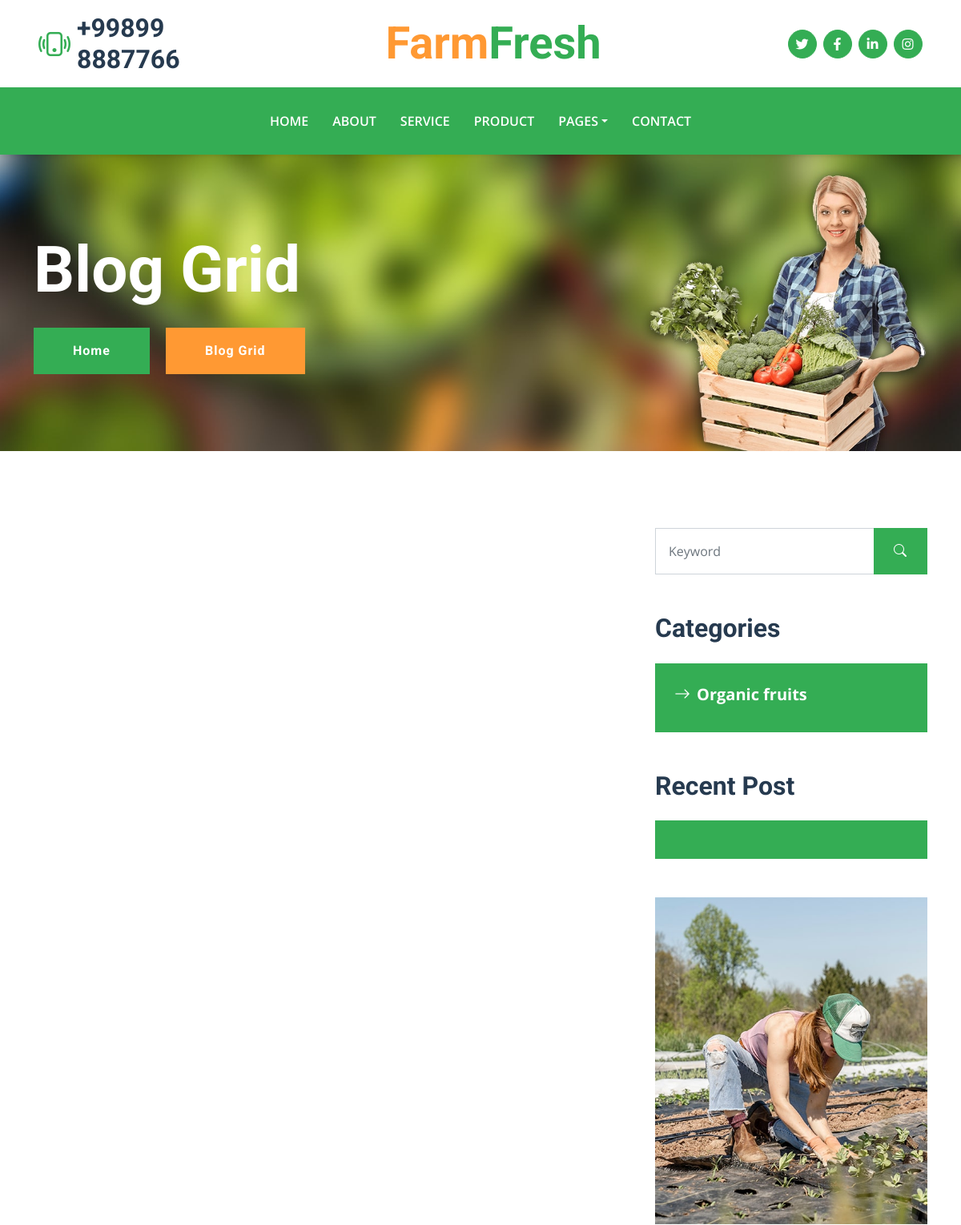
The app's page /detail/ (upper part), older data.
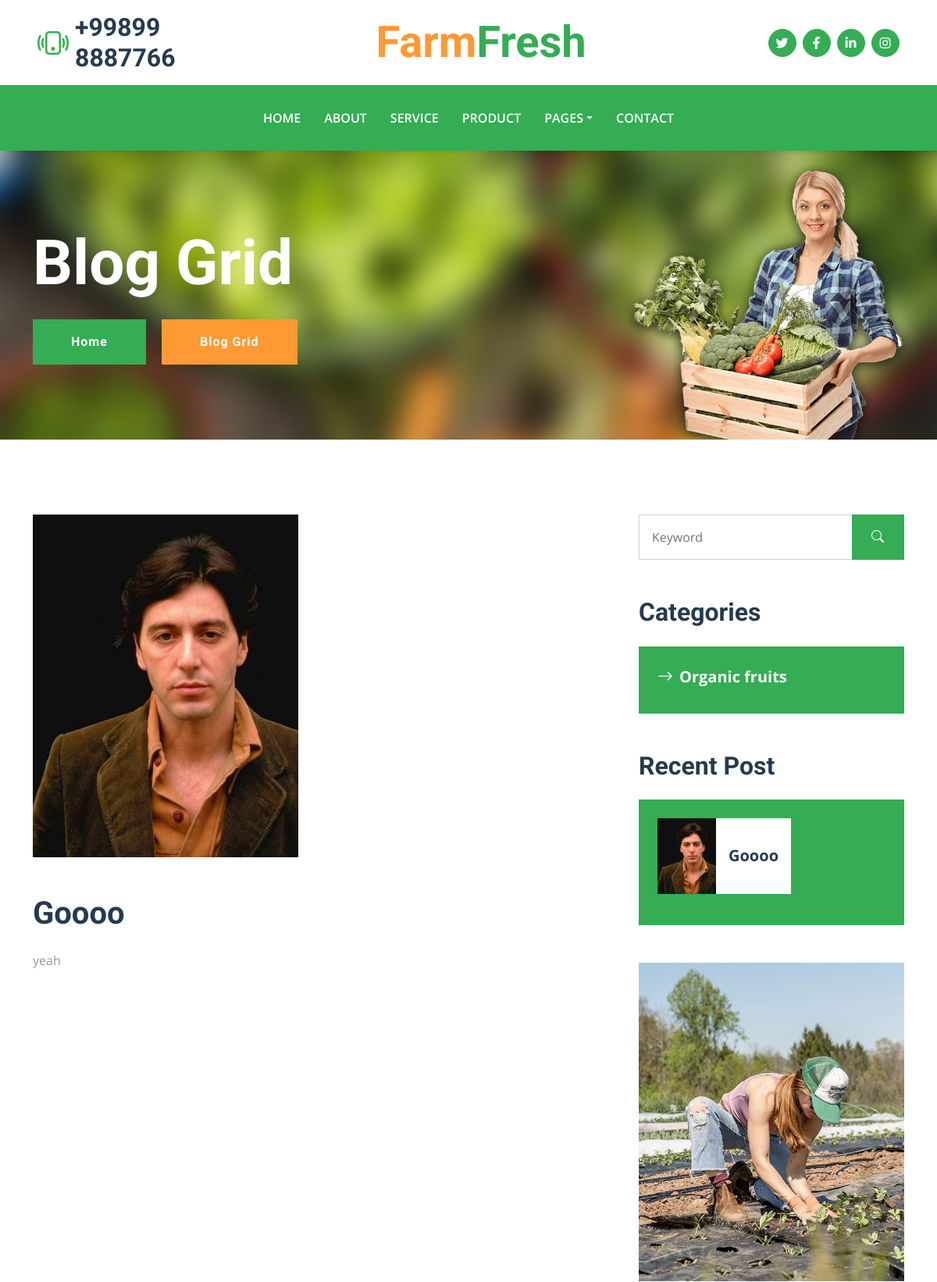
The same page, newer data.
### farmfresh/models.py (models this page shows, shortened)
class Category(models.Model):
    name = models.CharField(max_length=100)

class Post(models.Model):
    title = models.CharField(max_length=100)
    slug = models.CharField(max_length=250)
    author_name = models.CharField(max_length=250)
    updated_on = models.DateTimeField(auto_now= True)
    created_on = models.DateTimeField(auto_now_add=True)
    image = models.ImageField(upload_to = 'mobile_images')
    class Meta:
        ordering = ['-created_on']

### farmfresh/views.py (the view, shortened to what this page needs)
# urls.py: path('detail/', detail, name = 'detail'),
def detail(request):
    postsdisplay = Post.objects.all()
    categorydisplay = Category.objects.all()
    customersdisplay = Customer.objects.all()
    aboutdisplay = AboutUs.objects.all()
    context = {"Customer":customersdisplay, "Post":postsdisplay, "Category":categorydisplay, 'AboutUs': aboutdisplay}
    return render(request, 'detail.html', context)

### templates/detail.html (shortened to what the changed rows need)
{% load static %}
{% load i18n %}
<!DOCTYPE html>
<html lang="en">
<head>
    <link href="https://cdnjs.cloudflare.com/ajax/libs/font-awesome/5.15.0/css/all.min.css" rel="stylesheet">
    <link href="https://cdn.jsdelivr.net/npm/bootstrap-icons@1.4.1/font/bootstrap-icons.css" rel="stylesheet">
    <link href="{% static 'css/assets/owl.carousel.min.css' %}" rel="stylesheet">
    <link href="{% static 'css/bootstrap.min.css' %}" rel="stylesheet">
    <link href="{% static 'css/style.css' %}" rel="stylesheet">
</head>
<body>
    <div class="container-fluid px-5 d-none d-lg-block">
        <div class="row gx-5 py-3 align-items-center">
            <div class="col-lg-3">
                <div class="d-flex align-items-center justify-content-start">
                    <h2 class="mb-0">+99899 8887766</h2>
                </div>
            </div>
            <div class="col-lg-6">
                <div class="d-flex align-items-center justify-content-center">
                    <a href="{% url 'index' %}" class="navbar-brand ms-lg-5">
                        <h1 class="m-0 display-4 text-primary"><span class="text-secondary">{% trans "Farm" %}</span>{% trans "Fresh"%}</h1>
                    </a>
                </div>
            </div>
        </div>
    </div>
    <div class="container-fluid bg-primary py-5 bg-hero mb-5">
        <div class="container py-5">
            <div class="row justify-content-start">
                <div class="col-lg-8 text-center text-lg-start">
                    <h1 class="display-1 text-white mb-md-4">{% trans "Blog Grid" %}</h1>
                </div>
            </div>
        </div>
    </div>
    <div class="container py-5">
        <div class="row g-5">
            <div class="col-lg-8">
                <div class="mb-5">
                    {% for post in Post %}
                    <div class="row g-5 mb-5">
                        <div class="col-md-6">
                            <img class="img-fluid w-100" src="{{post.image.url}}" alt="">
                        </div>
                    </div>
                    <h1 class="mb-4">{{post.title}}</h1>
                    <p>{{post.slug}}</p>
                    {%endfor%}
                </div>
            </div>
            <div class="col-lg-4">
                <div class="mb-5">
                    <h2 class="mb-4">Categories</h2>
                    {%for item in Category%}
                    <div class="d-flex flex-column justify-content-start bg-primary p-4">
                        <a class="fs-5 fw-bold text-white mb-2" href="#"><i class="bi bi-arrow-right me-2"></i>{{item.name}}</a>
                    </div>
                    {%endfor%}
                </div>
                <div class="mb-5">
                    <h2 class="mb-4">Recent Post</h2>
                    <div class="bg-primary p-4">
                        {% for post in Post %}
                        <div class="d-flex overflow-hidden mb-3">
                            <img class="img-fluid flex-shrink-0" src="{{post.image.url}}" style="width: 75px;" alt="">
                            <a href="" class="d-flex align-items-center bg-white text-dark fs-5 fw-bold px-3 mb-0">{{post.title}}
                            </a>
                        </div>
                        {%endfor%}
                    </div>
                </div>
            </div>
        </div>
    </div>
</body>
</html>

Row changes from the older to the newer data that the page shows:
added Post: image (picture), title "Goooo", slug "yeah"
